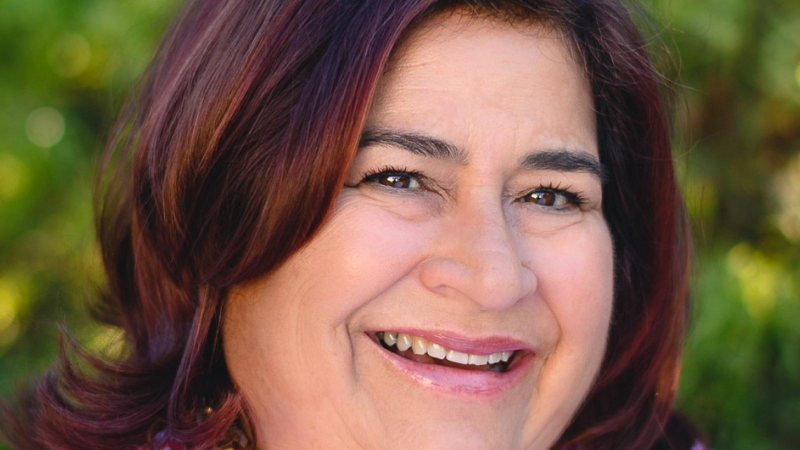
#> input picture Web-Scraping/image-folder/Banner_CED_AnnaOrtiz.jpg, 1600 x 900 px, found by its file name (shown at 1/2 size)
$ python Human_detection_opencv.py
#> lines starting #> are read from the running program, lines starting #| are printed output that depends on the picture
#Note: this code does not work very well
# import required libraries
import cv2
import imutils

# Reading the Image
image = cv2.imread("C:\\Users\\shane\\OneDrive\\Desktop\\CECS 174\\pythonProject\\Scripts\\LB CoE all\\Banner_CED_AnnaOrtiz.jpg")
#> image is the input picture: shape (900, 1600, 3); mean B, G, R 70.2, 91.3, 117.2
image = imutils.resize(image, width=min(400, image.shape[1]))
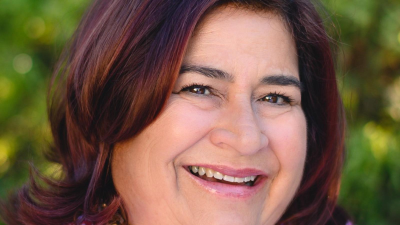
#> image: shape (225, 400, 3); mean B, G, R 70.2, 91.3, 117.2
# initialize the HOG descriptor
hog = cv2.HOGDescriptor()
hog.setSVMDetector(cv2.HOGDescriptor_getDefaultPeopleDetector())

# detect humans in input image
(humans, _) = hog.detectMultiScale(image, winStride=(4, 10), padding=(4, 4), scale=.5)
#> humans = ()

# getting no. of human detected
print('Human Detected : ', len(humans))
#| Human Detected :  0

# loop over all detected humans
for (x, y, w, h) in humans:
   pad_w, pad_h = int(0.15 * w), int(0.01 * h)
   cv2.rectangle(image, (x + pad_w, y + pad_h), (x + w - pad_w, y + h - pad_h), (0, 255, 0), 2)
#> this loop made 0 passes

### Drawing the rectangle regions
##for (x, y, w, h) in humans:
##   cv2.rectangle(image, (x, y),
##                  (x + w, y + h),
##                  (0, 0, 255), 2)
##out = open('C:\\Users\\shane\\OneDrive\\Desktop\\CECS 174\\pythonProject\\Scripts\\Human Detect Output')
###out.write()
##with open(out, "wb") as f:
##   for data in progress.iterable:
##            # write data read to the file
##      f.write(data)
##            # update the progress bar manually
##      progress.update(len(data))

# display the output image
cv2.imshow("Image", image)
cv2.waitKey(0)
cv2.destroyAllWindows()
